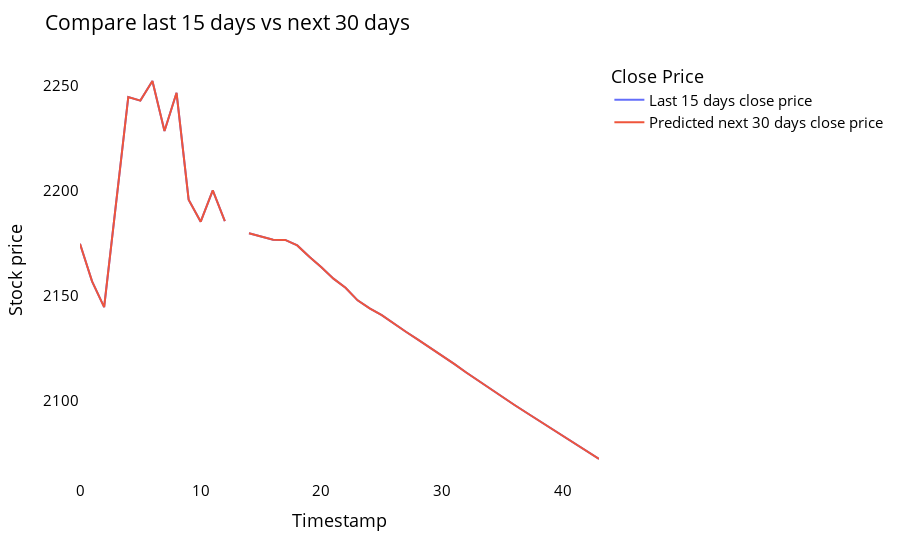

Write notebook code for a chart like this one.
### Code cell
temp_mat = np.empty((len(last_days)+pred_days+1,1))
temp_mat[:] = np.nan
temp_mat = temp_mat.reshape(1,-1).tolist()[0]

last_original_days_value = temp_mat
next_predicted_days_value = temp_mat

last_original_days_value[0:time_step+1] = scaler.inverse_transform(closedf[len(closedf)-time_step:]).reshape(1,-1).tolist()[0]
next_predicted_days_value[time_step+1:] = scaler.inverse_transform(np.array(lst_output).reshape(-1,1)).reshape(1,-1).tolist()[0]

new_pred_plot = pd.DataFrame({
    'last_original_days_value':last_original_days_value,
    'next_predicted_days_value':next_predicted_days_value
})

names = cycle(['Last 15 days close price','Predicted next 30 days close price'])

fig = px.line(new_pred_plot,x=new_pred_plot.index, y=[new_pred_plot['last_original_days_value'],
                                                      new_pred_plot['next_predicted_days_value']],
              labels={'value': 'Stock price','index': 'Timestamp'})
fig.update_layout(title_text='Compare last 15 days vs next 30 days',
                  plot_bgcolor='white', font_size=15, font_color='black',legend_title_text='Close Price')
fig.for_each_trace(lambda t:  t.update(name = next(names)))
fig.update_xaxes(showgrid=False)
fig.update_yaxes(showgrid=False)
fig.show()

### Figure 1 — Plotly figure (JSON) as saved in the notebook; plotly's stock layout.template omitted (floating-point values rounded to 4 significant figures)
{"data": [{"hovertemplate": "variable=last_original_days_value<br>Timestamp=%{x}<br>Stock price=%{y}<extra></extra>", "legendgroup": "last_original_days_value", "line": {"color": "#636efa", "dash": "solid"}, "marker": {"symbol": "circle"}, "mode": "lines", "name": "Last 15 days close price", "orientation": "v", "showlegend": true, "type": "scatter", "x": [0, 1, 2, 3, 4, 5, 6, 7, 8, 9, 10, 11, 12, 13, 14, 15, 16, 17, 18, 19, 20, 21, 22, 23, 24, 25, 26, 27, 28, 29, 30, 31, 32, 33, 34, 35, 36, 37, 38, 39, 40, 41, 42, 43], "xaxis": "x", "y": [2175.0, 2157.0, 2144.0, 2195.0, 2245.0, 2243.0, 2252.0, 2228.0, 2247.0, 2196.0, 2185.0, 2200.0, 2186.0, null, 2180.0, 2178.0, 2177.0, 2177.0, 2174.0, 2168.0, 2164.0, 2158.0, 2154.0, 2148.0, 2144.0, 2141.0, 2136.0, 2133.0, 2129.0, 2125.0, 2121.0, 2117.0, 2113.0, 2109.0, 2105.0, 2102.0, 2098.0, 2094.0, 2090.0, 2087.0, 2083.0, 2079.0, 2076.0, 2072.0], "yaxis": "y"}, {"hovertemplate": "variable=next_predicted_days_value<br>Timestamp=%{x}<br>Stock price=%{y}<extra></extra>", "legendgroup": "next_predicted_days_value", "line": {"color": "#EF553B", "dash": "solid"}, "marker": {"symbol": "circle"}, "mode": "lines", "name": "Predicted next 30 days close price", "orientation": "v", "showlegend": true, "type": "scatter", "x": [0, 1, 2, 3, 4, 5, 6, 7, 8, 9, 10, 11, 12, 13, 14, 15, 16, 17, 18, 19, 20, 21, 22, 23, 24, 25, 26, 27, 28, 29, 30, 31, 32, 33, 34, 35, 36, 37, 38, 39, 40, 41, 42, 43], "xaxis": "x", "y": [2175.0, 2157.0, 2144.0, 2195.0, 2245.0, 2243.0, 2252.0, 2228.0, 2247.0, 2196.0, 2185.0, 2200.0, 2186.0, null, 2180.0, 2178.0, 2177.0, 2177.0, 2174.0, 2168.0, 2164.0, 2158.0, 2154.0, 2148.0, 2144.0, 2141.0, 2136.0, 2133.0, 2129.0, 2125.0, 2121.0, 2117.0, 2113.0, 2109.0, 2105.0, 2102.0, 2098.0, 2094.0, 2090.0, 2087.0, 2083.0, 2079.0, 2076.0, 2072.0], "yaxis": "y"}], "layout": {"font": {"color": "black", "size": 15}, "legend": {"title": {"text": "Close Price"}, "tracegroupgap": 0}, "margin": {"t": 60}, "plot_bgcolor": "white", "title": {"text": "Compare last 15 days vs next 30 days"}, "xaxis": {"anchor": "y", "domain": [0, 1], "showgrid": false, "title": {"text": "Timestamp"}}, "yaxis": {"anchor": "x", "domain": [0, 1], "showgrid": false, "title": {"text": "Stock price"}}}}
